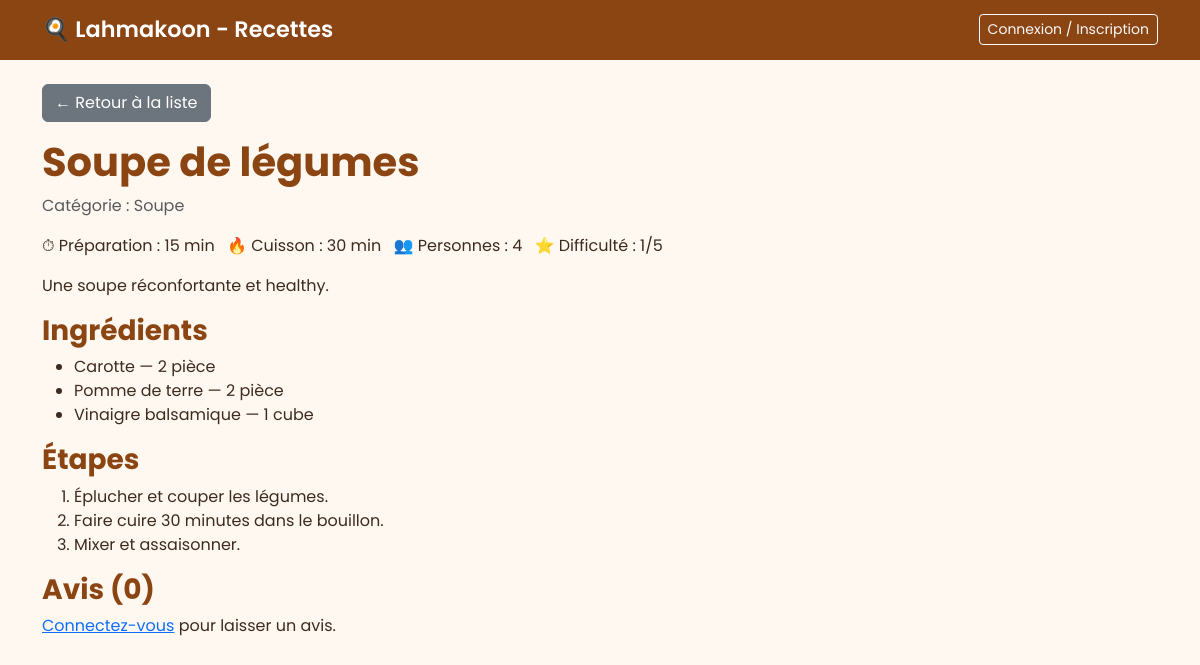
The page /projet/detail.php?id=4 on the database its author committed.
### tables this page shows
CREATE TABLE Recette
(
    r_id INTEGER PRIMARY KEY AUTO_INCREMENT,
    u_id INTEGER,
    c_id INTEGER,
    titre VARCHAR(128),
    descript TEXT,
    tps_prep INTEGER,
    tps_cuis INTEGER,
    nb_prsn INTEGER,
    diff INTEGER CHECK (diff BETWEEN 1 AND 5),

    FOREIGN KEY(u_id) REFERENCES Utilisateur(u_id),
    FOREIGN KEY(c_id) REFERENCES Categorie(c_id)
);

CREATE TABLE Categorie
(
    c_id INTEGER PRIMARY KEY AUTO_INCREMENT,
    nom VARCHAR(128) NOT NULL
);

CREATE TABLE Recette_Ingredient
(
    r_id INTEGER,
    i_id INTEGER,
    quantite INTEGER NOT NULL,
    unite VARCHAR(128) NOT NULL,

    FOREIGN KEY(r_id) REFERENCES Recette(r_id),
    FOREIGN KEY(i_id) REFERENCES Ingredient(i_id),

    PRIMARY KEY (r_id, i_id)
);

CREATE TABLE Ingredient
(
    i_id INTEGER PRIMARY KEY AUTO_INCREMENT,
    nom VARCHAR(128) NOT NULL
);

CREATE TABLE Etape
(
    r_id INTEGER,
    nb_ordre INTEGER,
    descript TEXT,

    FOREIGN KEY (r_id) REFERENCES Recette(r_id),

    PRIMARY KEY (r_id, nb_ordre)
);

### projet/detail.php (the view, shortened to what this page needs)
<?php
    require_once 'includes/connexion.php';
    $id = isset($_GET['id']) ? (int)$_GET['id'] : 0;
    $stmt = $pdo->prepare
    ('
        SELECT r.*, c.nom AS categorie
        FROM Recette r
        LEFT JOIN Categorie c ON r.c_id = c.c_id
        WHERE r.r_id = ?
    ');
    $stmt->execute([$id]);
    $recette = $stmt->fetch();
    $stmt = $pdo->prepare('SELECT * FROM Etape WHERE r_id = ? ORDER BY nb_ordre');
    $stmt->execute([$id]);
    $etapes = $stmt->fetchAll();
    $stmt = $pdo->prepare('
        SELECT i.nom, ri.quantite, ri.unite
        FROM Recette_Ingredient ri
        JOIN Ingredient i ON ri.i_id = i.i_id
        WHERE ri.r_id = ?
    ');
    $stmt->execute([$id]);
    $ingredients = $stmt->fetchAll();
    $stmt = $pdo->prepare
    ('
        SELECT a.*, p.pseudo
        FROM Avis a
        LEFT JOIN Profil p ON a.u_id = p.u_id
        WHERE a.r_id = ?
        ORDER BY a.datepost DESC
    ');
    $stmt->execute([$id]);
    $avis = $stmt->fetchAll();
?>
<!DOCTYPE html>
<html lang="fr">
<head>
    <link rel="stylesheet" href="https://cdn.jsdelivr.net/npm/bootstrap@5.3.0/dist/css/bootstrap.min.css">
    <link rel="stylesheet" href="assets/style.css">
</head>
<body>
    <?php require_once 'includes/navbar.php'; ?>
    <div class="container mt-4">
        <a href="index.php" class="btn btn-secondary mb-3">← Retour à la liste</a>
        <h1><?= htmlspecialchars($recette['titre']) ?></h1>
        <p class="text-muted">Catégorie : <?= htmlspecialchars($recette['categorie'] ?? 'Non définie') ?></p>
        <ul class="list-inline">
            <li class="list-inline-item">⏱ Préparation : <?= $recette['tps_prep'] ?> min</li>
            <li class="list-inline-item">🔥 Cuisson : <?= $recette['tps_cuis'] ?> min</li>
            <li class="list-inline-item">👥 Personnes : <?= $recette['nb_prsn'] ?></li>
            <li class="list-inline-item">⭐ Difficulté : <?= $recette['diff'] ?>/5</li>
        </ul>
        <p><?= htmlspecialchars($recette['descript']) ?></p>
        <h3>Ingrédients</h3>
        <ul>
            <?php foreach ($ingredients as $ing) : ?>
                <li><?= htmlspecialchars($ing['nom']) ?> — <?= $ing['quantite'] ?> <?= htmlspecialchars($ing['unite']) ?></li>
            <?php endforeach; ?>
        </ul>
        <h3>Étapes</h3>
        <ol>
            <?php foreach ($etapes as $etape) : ?>
                <li><?= htmlspecialchars($etape['descript']) ?></li>
            <?php endforeach; ?>
        </ol>
        <h3>Avis (<?= count($avis) ?>)</h3>
        <?php if (isset($_SESSION['u_id'])) : ?>
            <form method="POST" action="detail.php?id=<?= $id ?>" class="mb-4">
                <div class="mb-2">
                    <label>Note :</label>
                    <select name="note" class="form-control" required>
                        <option value="5">5 - Excellent</option>
                        <option value="4">4 - Très bien</option>
                        <option value="3">3 - Bien</option>
                        <option value="2">2 - Moyen</option>
                        <option value="1">1 - Décevant</option>
                    </select>
                </div>
                <div class="mb-2">
                    <textarea name="commentaire" class="form-control" placeholder="Votre commentaire" required></textarea>
                </div>
                <button type="submit" class="btn btn-success">Publier mon avis</button>
            </form>
        <?php else : ?>
            <p><a href="auth.php">Connectez-vous</a> pour laisser un avis.</p>
        <?php endif; ?>
    </div>
</body>
</html>

### projet/assets/style.css (style rules this page uses)
body { background-color: #FFF8F0; color: #3D2B1F; font-family: 'Poppins', sans-serif; }
h1, h2, h3 { color: #8B4513; font-weight: 700; }

### rows shown on the page
recette: titre "Soupe de légumes", c.nom "Soupe", tps_prep "15", tps_cuis "30", nb_prsn "4", diff "1", descript "Une soupe réconfortante et healthy."
recette_ingredient: i.nom "Carotte", quantite "2", unite "pièce"
recette_ingredient: i.nom "Pomme de terre", quantite "2", unite "pièce"
recette_ingredient: i.nom "Vinaigre balsamique", quantite "1", unite "cube"
etape: descript "Éplucher et couper les légumes."
etape: descript "Faire cuire 30 minutes dans le bouillon."
etape: descript "Mixer et assaisonner."

### other values the page prints
count($avis) "0"
